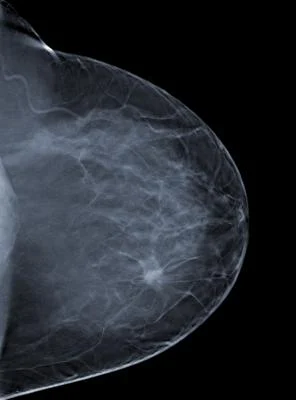
#> input picture Apply CNNs to analyze medical images and detect specific diseases/Sample(1).jpg, 296 x 400 px, given in place of the camera
$ jupyter execute face_detection_pipeline.ipynb
#> lines starting #> are read from the running program, lines starting #| are printed output that depends on the picture; after the words box and inside, x2 and y2 are one past the last pixel; in counts of white or black regions, pixels touching at a corner belong together
[cell 1]
"""
Computer Vision Mini Project
Author: Raj Antala

Pipeline:
1. Image Acquisition
2. Preprocessing
3. Face Segmentation
4. Feature Extraction (ORB)
5. Feature Matching
6. Classification
7. Non-Maximum Suppression
"""

import cv2
import numpy as np
import matplotlib.pyplot as plt

[cell 2]
def show(img, title="Image"):
    if len(img.shape) == 2:  # grayscale
        plt.imshow(img, cmap="gray")
    else:
        plt.imshow(cv2.cvtColor(img, cv2.COLOR_BGR2RGB))
    plt.title(title)
    plt.axis("off")
    plt.show()

[cell 3]
def acquire_image(save_path="acquired_image.jpg"):
#> called with save_path = 'acquired_image.jpg'
    cap = cv2.VideoCapture(0)
    if not cap.isOpened():
        raise IOError("Cannot access webcam")

    ret, frame = cap.read()
#> frame is the input picture: shape (400, 296, 3); mean B, G, R 47.5, 40.7, 36.4
    cap.release()

    if not ret:
        raise IOError("Failed to capture image")

    cv2.imwrite(save_path, frame)
    show(frame, "Acquired Image")
    return save_path

image_path = acquire_image()

[cell 4]
def preprocess_image(image_path, output_path="preprocessed.jpg"):
#> called with image_path = 'acquired_image.jpg', output_path = 'preprocessed.jpg'
    img = cv2.imread(image_path)
    if img is None:
        raise IOError("Image not found")

    gray = cv2.cvtColor(img, cv2.COLOR_BGR2GRAY)
    blur = cv2.GaussianBlur(gray, (5, 5), 0)
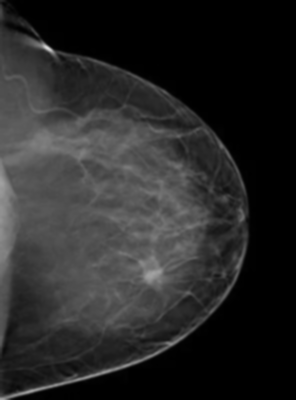
#> blur: shape (400, 296); min 0, max 215, mean 40.2
    equalized = cv2.equalizeHist(blur)
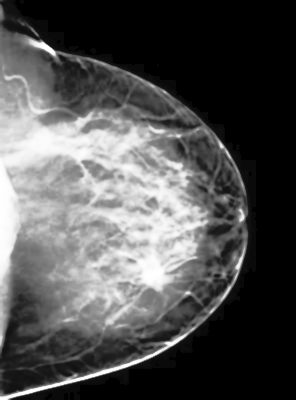
#> equalized: shape (400, 296); min 0, max 255, mean 81.9

    cv2.imwrite(output_path, equalized)
    show(equalized, "Preprocessed Image")
    return output_path

preprocessed_path = preprocess_image(image_path)

[cell 5]
import numpy as np

def segment_image(image_path):
#> called with image_path = 'preprocessed.jpg'
    img = cv2.imread(image_path)
#> img: shape (400, 296, 3); min 0, max 255, mean 81.9
    gray = cv2.cvtColor(img, cv2.COLOR_BGR2GRAY)

    face_cascade = cv2.CascadeClassifier(
        cv2.data.haarcascades + "haarcascade_frontalface_default.xml"
    )

    faces = face_cascade.detectMultiScale(gray, 1.1, 5, minSize=(80, 80))
#> faces = ()

    for (x, y, w, h) in faces:
        roi = gray[y:y+h, x:x+w]
        roi = cv2.GaussianBlur(roi, (5, 5), 0)
        _, roi = cv2.threshold(roi, 0, 255,
                               cv2.THRESH_BINARY + cv2.THRESH_OTSU)

        kernel = np.ones((3, 3), np.uint8)
        roi = cv2.morphologyEx(roi, cv2.MORPH_OPEN, kernel)

        contours, _ = cv2.findContours(
            roi, cv2.RETR_EXTERNAL, cv2.CHAIN_APPROX_SIMPLE
        )

        for c in contours:
            if cv2.contourArea(c) > 300:
                c += [x, y]
                cv2.drawContours(img, [c], -1, (0, 255, 0), 2)
#> this loop made 0 passes

    cv2.imwrite("segmented.jpg", img)
    show(img, "Face Segmentation")
    return img

segment_image(preprocessed_path)

[cell 6]
def extract_features(img_path):
#> called with img_path = 'segmented.jpg'
    img = cv2.imread(img_path, cv2.IMREAD_GRAYSCALE)
#> img: shape (400, 296); min 0, max 255, mean 81.9
    if img is None:
        print("Image not found")
        return None, None

    orb = cv2.ORB_create(200, fastThreshold=40)
    kp, des = orb.detectAndCompute(img, None)
#> kp = 194 keypoints; strongest (x, y, size): (53, 53, 44.6), (54, 54, 37.2), (166, 343, 31), (165, 345, 31)

    out = cv2.drawKeypoints(img, kp, None)
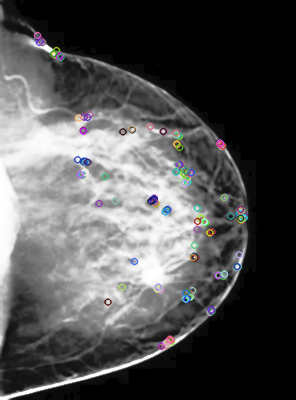
#> out: shape (400, 296, 3); mean of channels 0, 1, 2 81.8, 81.5, 81.5; drawn as B, G, R
    show(out, "ORB Features")
    return kp, des

kp, des = extract_features("segmented.jpg")

[cell 7]
cap = cv2.VideoCapture(0)
ret, frame = cap.read()
if ret:
    cv2.imwrite("image2.jpg", frame)
    show(frame, "Second Image")
cap.release()

[cell 8]
img1 = cv2.imread("segmented.jpg", 0)
img2 = cv2.imread("image2.jpg", 0)
#> img2: shape (400, 296); min 0, max 255, mean 40.2

orb = cv2.ORB_create(500, fastThreshold=40)
kp1, des1 = orb.detectAndCompute(img1, None)
#> kp1 = 457 keypoints; strongest (x, y, size): (53, 53, 44.6), (54, 54, 37.2), (166, 343, 31), (165, 345, 31)
kp2, des2 = orb.detectAndCompute(img2, None)
#> kp2 = 35 keypoints; strongest (x, y, size): (43, 43, 31), (44, 46, 37.2), (171, 344, 31), (45, 46, 31)

bf = cv2.BFMatcher(cv2.NORM_HAMMING, crossCheck=True)
matches = sorted(bf.match(des1, des2),
                 key=lambda x: x.distance)
#> matches = 21 matches

out = cv2.drawMatches(img1, kp1, img2, kp2,
                       matches[:15], None)
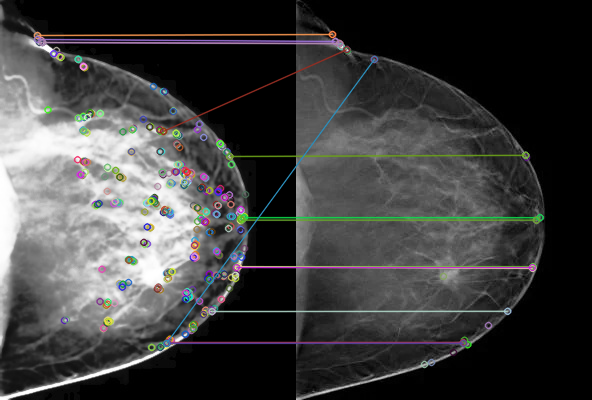
#> out: shape (400, 592, 3); mean of channels 0, 1, 2 62.6, 62.9, 62.9; drawn as B, G, R

show(out, "Matches")

[cell 9]
img = cv2.imread("segmented.jpg", 0)
H, W = img.shape
#> H = 400; W = 296

_, bin_img = cv2.threshold(img, 0, 255,
                           cv2.THRESH_BINARY + cv2.THRESH_OTSU)
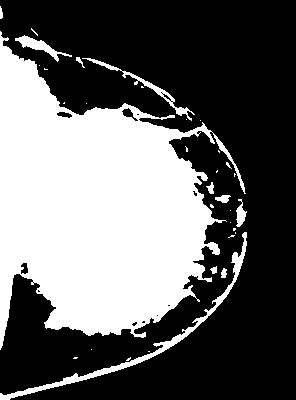
#> bin_img: shape (400, 296); 39% white; 34 white regions (23 under 20 px)

cnts, _ = cv2.findContours(
    bin_img, cv2.RETR_EXTERNAL, cv2.CHAIN_APPROX_SIMPLE
)
#> cnts = 34 contours, 24 with area under 20; largest, box (x1, y1, x2, y2) and area: (0, 31, 246, 350) 42312, (0, 232, 247, 400) 1402, (82, 58, 195, 121) 420, (15, 35, 72, 62) 340, (236, 199, 247, 227) 130

out = cv2.cvtColor(img, cv2.COLOR_GRAY2BGR)
#> out: shape (400, 296, 3)

for c in cnts:
    a = cv2.contourArea(c)
    if a < 300 or a > 0.9 * H * W:
        continue

    x, y, w, h = cv2.boundingRect(c)
    label = "Large" if a > 1500 else "Small"

    cv2.rectangle(out, (x, y), (x+w, y+h),
                  (0, 255, 0), 2)
    cv2.putText(out, label, (x, y-5),
                cv2.FONT_HERSHEY_SIMPLEX,
                0.5, (255, 0, 0), 1)
#> this loop made 34 passes
#> (c, a) on passes 2, 3, 4, 9, 11, 12, 17, 18, 20, 22, 23, 24: ([[74, 357], [73, 358], [76, 358], [77, 357]], 3), ([[148, 351], [149, 351]], 0), ([[91, 349]], 0), ([[235, 232], [235, 233]], 0), ([[230, 222]], 0), ([[230, 210]], 0), ([[234, 173], [234, 176], [234, 175], [235, 174]], 1), ([[217, 170], [216, 171], [216, 172], [217, 171]], 1), ([[218, 150], [218, 151], [219, 152], [219, 151]], 1), ([[200, 120]], 0), ([[186, 119]], 0), ([[86, 103]], 0)
#> a on passes 1, 5, 6, 7, 10, 13: 4.5, 33, 26, 3, 3.5, 6.5
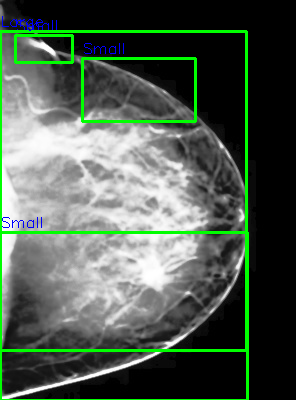
#> out: shape (400, 296, 3); mean B, G, R 79.2, 91.2, 78.3

show(out, "Final Classified Output")

[cell 10]
def apply_nms(image_path):
#> called with image_path = 'segmented.jpg'
    img = cv2.imread(image_path)
    gray = cv2.cvtColor(img, cv2.COLOR_BGR2GRAY)

    face = cv2.CascadeClassifier(
        cv2.data.haarcascades + "haarcascade_frontalface_default.xml"
    )

    faces = face.detectMultiScale(gray, 1.1, 5)
#> faces = ()
    boxes = [[x, y, w, h] for (x, y, w, h) in faces]
#> boxes = []
    scores = [1.0] * len(boxes)
#> scores = []

    if not boxes:
        print("No face detected")
        return

    keep = cv2.dnn.NMSBoxes(boxes, scores, 0.5, 0.4)

    for i in keep.flatten():
        x, y, w, h = boxes[i]
        cv2.rectangle(img, (x, y),
                      (x+w, y+h), (0, 255, 0), 2)

    show(img, "NMS Output")

apply_nms("segmented.jpg")
